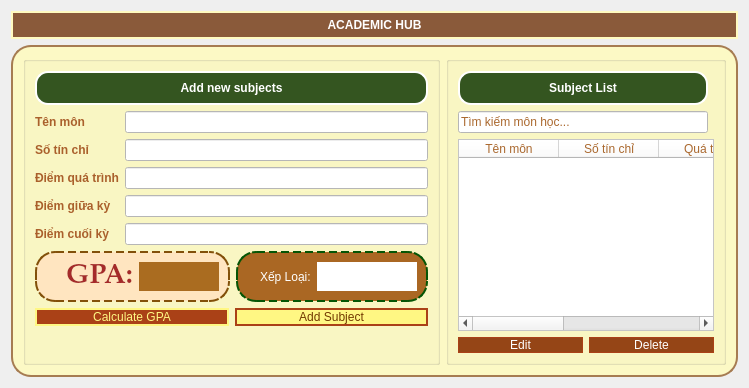
      <widget class="QWidget" name="pageAcademic">
       <layout class="QVBoxLayout" name="verticalLayout_6">
        <item>
         <layout class="QVBoxLayout" name="verticalLayout_5">
          <item>
           <widget class="QLabel" name="label">
            <property name="maximumSize">
             <size>
              <width>16777215</width>
              <height>40</height>
             </size>
            </property>
            <property name="styleSheet">
             <string notr="true">font: 75 23pt &quot;Palatino Linotype&quot;;
font-weight:bold;
background-color:#8A5A3A;
color:rgb(255, 255, 255);
border-radius: 15px;     
padding: 5px;
border: 2px solid rgb(255, 250, 192);</string>
            </property>
            <property name="text">
             <string>ACADEMIC HUB</string>
            </property>
            <property name="alignment">
             <set>Qt::AlignCenter</set>
            </property>
           </widget>
          </item>
         </layout>
        </item>
        <item>
         <layout class="QVBoxLayout" name="verticalLayout_4">
          <item>
           <widget class="QGroupBox" name="groupBox">
            <property name="styleSheet">
             <string notr="true">#groupBox {
    font: 14pt &quot;Palatino Linotype&quot;;
    background-color: rgba(255, 251, 185,200); /* Màu kem */
    border: 2px solid #A67C52; /* Viền nâu */
    border-radius: 20px;       /* Bo tròn */
}</string>
            </property>
            <property name="title">
             <string/>
            </property>
            <layout class="QHBoxLayout" name="horizontalLayout_2">
             <property name="topMargin">
              <number>5</number>
             </property>
             <item>
              <widget class="QGroupBox" name="groupBox_4">
               <property name="title">
                <string/>
               </property>
               <layout class="QVBoxLayout" name="verticalLayout_28">
                <item>
                 <layout class="QVBoxLayout" name="verticalLayout_7">
                  <item>
                   <widget class="QPushButton" name="pushButton_8">
                    <property name="styleSheet">
                     <string notr="true">background-color:rgb(52, 85, 32);
border-radius: 13px;
border: 2px solid rgb(255, 255, 255);
font: 75 16pt &quot;Palatino Linotype&quot;;
color:white;
font-weight:bold;
 min-height: 30px; </string>
                    </property>
                    <property name="text">
                     <string>Add new subjects</string>
                    </property>
                   </widget>
                  </item>
                  <item>
                   <layout class="QFormLayout" name="formLayout">
                    <item row="0" column="0">
                     <widget class="QLabel" name="tNMNLabel">
                      <property name="styleSheet">
                       <string notr="true">background-color: transparent; /* Xóa nền trắng/mờ */
color:  rgb(170, 96, 44);
border: none;    
font-weight:bold;</string>
                      </property>
                      <property name="text">
                       <string>Tên môn</string>
                      </property>
                     </widget>
                    </item>
                    <item row="0" column="1">
                     <widget class="QLineEdit" name="NameLineEdit">
                      <property name="styleSheet">
                       <string notr="true">
font: 12pt &quot;Palatino Linotype&quot;;
background-color: rgb(255, 255, 255);</string>
                      </property>
                     </widget>
                    </item>
                    <item row="1" column="0">
                     <widget class="QLabel" name="sTNChLabel">
                      <property name="styleSheet">
                       <string notr="true">background-color: transparent; /* Xóa nền trắng/mờ */
color:  rgb(170, 96, 44);
border: none;    
font-weight:bold;</string>
                      </property>
                      <property name="text">
                       <string>Số tín chỉ</string>
                      </property>
                     </widget>
                    </item>
                    <item row="1" column="1">
                     <widget class="QLineEdit" name="CreditLineEdit">
                      <property name="styleSheet">
                       <string notr="true">
font: 12pt &quot;Palatino Linotype&quot;;
background-color: rgb(255, 255, 255);</string>
                      </property>
                     </widget>
                    </item>
                    <item row="2" column="0">
                     <widget class="QLabel" name="iMQuTrNhLabel">
                      <property name="styleSheet">
                       <string notr="true">background-color: transparent; /* Xóa nền trắng/mờ */
color:  rgb(170, 96, 44);
border: none;    
font-weight:bold;</string>
                      </property>
                      <property name="text">
                       <string>Điểm quá trình</string>
                      </property>
                     </widget>
                    </item>
                    <item row="2" column="1">
                     <widget class="QLineEdit" name="ProcessLineEdit">
                      <property name="styleSheet">
                       <string notr="true">
font: 12pt &quot;Palatino Linotype&quot;;
background-color: rgb(255, 255, 255);</string>
                      </property>
                     </widget>
                    </item>
                    <item row="3" column="0">
                     <widget class="QLabel" name="iMGiAKLabel">
                      <property name="styleSheet">
                       <string notr="true">background-color: transparent; /* Xóa nền trắng/mờ */
color:  rgb(170, 96, 44);
border: none;    
font-weight:bold;</string>
                      </property>
                      <property name="text">
                       <string>Điểm giữa kỳ</string>
                      </property>
                     </widget>
                    </item>
                    <item row="3" column="1">
                     <widget class="QLineEdit" name="MidtermLineEdit">
                      <property name="styleSheet">
                       <string notr="true">
font: 12pt &quot;Palatino Linotype&quot;;
background-color: rgb(255, 255, 255);</string>
                      </property>
                     </widget>
                    </item>
                    <item row="4" column="0">
                     <widget class="QLabel" name="iMCuIKLabel">
                      <property name="styleSheet">
                       <string notr="true">background-color: transparent; /* Xóa nền trắng/mờ */
color:  rgb(170, 96, 44);
border: none;    
font-weight:bold;</string>
                      </property>
                      <property name="text">
                       <string>Điểm cuối kỳ</string>
                      </property>
                     </widget>
                    </item>
                    <item row="4" column="1">
                     <widget class="QLineEdit" name="FinalLineEdit">
                      <property name="styleSheet">
                       <string notr="true">
font: 12pt &quot;Palatino Linotype&quot;;
background-color: rgb(255, 255, 255);</string>
                      </property>
                     </widget>
                    </item>
                   </layout>
                  </item>
                  <item>
                   <layout class="QHBoxLayout" name="horizontalLayout_30">
                    <item>
                     <widget class="QFrame" name="frame_4">
                      <property name="styleSheet">
                       <string notr="true">#frame_4 {
    background-color:rgb(255, 229, 192);
    border-radius: 20px;
    border: 2px dashed rgb(130, 80, 9);
    font: 75 14pt &quot;Palatino Linotype&quot;;

}

</string>
                      </property>
                      <property name="frameShape">
                       <enum>QFrame::StyledPanel</enum>
                      </property>
                      <property name="frameShadow">
                       <enum>QFrame::Raised</enum>
                      </property>
                      <layout class="QHBoxLayout" name="horizontalLayout_4">
                       <item>
                        <widget class="QLabel" name="label_43">
                         <property name="maximumSize">
                          <size>
                           <width>80</width>
                           <height>80</height>
                          </size>
                         </property>
                         <property name="text">
                          <string/>
                         </property>
                         <property name="pixmap">
                          <pixmap resource="../resources.qrc">:/nen/images/graduate.png</pixmap>
                         </property>
                         <property name="scaledContents">
                          <bool>true</bool>
                         </property>
                        </widget>
                       </item>
                       <item>
                        <widget class="QLabel" name="lblResult_3">
                         <property name="maximumSize">
                          <size>
                           <width>80</width>
                           <height>50</height>
                          </size>
                         </property>
                         <property name="font">
                          <font>
                           <family>Palatino Linotype</family>
                           <pointsize>21</pointsize>
                           <weight>75</weight>
                           <italic>false</italic>
                           <bold>true</bold>
                          </font>
                         </property>
                         <property name="styleSheet">
                          <string notr="true">background-color: transparent; 
color:brown;
font-weight:bold;
border:none;
font: bold 21pt &quot;Palatino Linotype&quot;;</string>
                         </property>
                         <property name="frameShape">
                          <enum>QFrame::Box</enum>
                         </property>
                         <property name="lineWidth">
                          <number>1</number>
                         </property>
                         <property name="text">
                          <string> GPA:</string>
                         </property>
                         <property name="alignment">
                          <set>Qt::AlignLeading|Qt::AlignLeft|Qt::AlignVCenter</set>
                         </property>
                        </widget>
                       </item>
                       <item>
                        <widget class="QLineEdit" name="lineEditGPA">
                         <property name="maximumSize">
                          <size>
                           <width>80</width>
                           <height>50</height>
                          </size>
                         </property>
                         <property name="styleSheet">
                          <string notr="true">background-color: rgb(170, 108, 32);
border-radius: 20px;
color: white</string>
                         </property>
                         <property name="alignment">
                          <set>Qt::AlignBottom|Qt::AlignHCenter</set>
                         </property>
                        </widget>
                       </item>
                      </layout>
                     </widget>
                    </item>
                    <item>
                     <widget class="QFrame" name="frame_10">
                      <property name="styleSheet">
                       <string notr="true">#frame_10 {
    background-color:rgb(170, 103, 35);
    border-radius: 20px;
    border: 2px dashed rgb(5, 85, 5);
    font: 75 14pt &quot;Palatino Linotype&quot;;
}</string>
                      </property>
                      <property name="frameShape">
                       <enum>QFrame::StyledPanel</enum>
                      </property>
                      <property name="frameShadow">
                       <enum>QFrame::Raised</enum>
                      </property>
                      <layout class="QHBoxLayout" name="horizontalLayout_5">
                       <item>
                        <widget class="QLabel" name="label_44">
                         <property name="maximumSize">
                          <size>
                           <width>80</width>
                           <height>80</height>
                          </size>
                         </property>
                         <property name="text">
                          <string/>
                         </property>
                         <property name="pixmap">
                          <pixmap resource="../resources.qrc">:/nen/images/certificate.png</pixmap>
                         </property>
                         <property name="scaledContents">
                          <bool>true</bool>
                         </property>
                        </widget>
                       </item>
                       <item>
                        <widget class="QLabel" name="label_7">
                         <property name="maximumSize">
                          <size>
                           <width>120</width>
                           <height>50</height>
                          </size>
                         </property>
                         <property name="styleSheet">
                          <string notr="true">background-color: transparent; 
color:white;
border:none;
font: bold 21pt &quot;Palatino Linotype&quot;;
</string>
                         </property>
                         <property name="frameShape">
                          <enum>QFrame::Box</enum>
                         </property>
                         <property name="text">
                          <string>Xếp Loại:</string>
                         </property>
                        </widget>
                       </item>
                       <item>
                        <widget class="QLineEdit" name="lineEditXeploai">
                         <property name="maximumSize">
                          <size>
                           <width>100</width>
                           <height>50</height>
                          </size>
                         </property>
                         <property name="styleSheet">
                          <string notr="true">background-color: rgb(255, 255, 255);
border-radius: 20px;</string>
                         </property>
                        </widget>
                       </item>
                      </layout>
                     </widget>
                    </item>
                   </layout>
                  </item>
                  <item>
                   <layout class="QHBoxLayout" name="horizontalLayout_7">
                    <item>
                     <widget class="QPushButton" name="pushButtonCalculateGPA">
                      <property name="styleSheet">
                       <string notr="true">background-color:rgb(170, 65, 23);
border: 2px solid rgb(255, 247, 131);
border-radius: 10px;
color: rgb(255, 247, 131)
</string>
                      </property>
                      <property name="text">
                       <string>Calculate GPA</string>
                      </property>
                      <property name="icon">
                       <iconset resource="../resources.qrc">
                        <normaloff>:/nen/images/ic_cal.png</normaloff>:/nen/images/ic_cal.png</iconset>
                      </property>
                      <property name="iconSize">
                       <size>
                        <width>40</width>
                        <height>40</height>
                       </size>
                      </property>
                     </widget>
                    </item>
                    <item>
                     <widget class="QPushButton" name="pushButtonAddSubject">
                      <property name="styleSheet">
                       <string notr="true">background-color:rgb(255, 247, 131);
border: 2px solid rgb(170, 65, 23);
border-radius: 10px;
color: rgb(114, 57, 0)
</string>
                      </property>
                      <property name="text">
                       <string>Add Subject</string>
                      </property>
                      <property name="icon">
                       <iconset resource="../resources.qrc">
                        <normaloff>:/nen/images/ic_add.png</normaloff>:/nen/images/ic_add.png</iconset>
                      </property>
                      <property name="iconSize">
                       <size>
                        <width>40</width>
                        <height>40</height>
                       </size>
                      </property>
                     </widget>
                    </item>
                   </layout>
                  </item>
                  <item>
                   <widget class="QLabel" name="label_8">
                    <property name="sizePolicy">
                     <sizepolicy hsizetype="Ignored" vsizetype="Ignored">
                      <horstretch>0</horstretch>
                      <verstretch>0</verstretch>
                     </sizepolicy>
                    </property>
                    <property name="maximumSize">
                     <size>
                      <width>700</width>
                      <height>500</height>
                     </size>
                    </property>
                    <property name="layoutDirection">
                     <enum>Qt::LeftToRight</enum>
                    </property>
                    <property name="text">
                     <string/>
                    </property>
                    <property name="pixmap">
                     <pixmap resource="../resources.qrc">:/nen/images/nen_academic.jpg</pixmap>
                    </property>
                    <property name="scaledContents">
                     <bool>true</bool>
                    </property>
                    <property name="alignment">
                     <set>Qt::AlignCenter</set>
                    </property>
                   </widget>
                  </item>
                 </layout>
                </item>
               </layout>
              </widget>
             </item>
             <item>
              <widget class="QGroupBox" name="groupBox_5">
               <property name="title">
                <string/>
               </property>
               <layout class="QGridLayout" name="gridLayout_4">
                <item row="1" column="0">
                 <widget class="QLineEdit" name="lineEditTimmon">
                  <property name="styleSheet">
                   <string notr="true">color:  rgb(170, 104, 46);
font: 12pt &quot;Palatino Linotype&quot;;
background-color: rgb(255, 255, 255);
</string>
                  </property>
                  <property name="text">
                   <string>Tìm kiếm môn học...</string>
                  </property>
                 </widget>
                </item>
                <item row="2" column="0" colspan="2">
                 <widget class="QTableWidget" name="tableWidgetthongtinmon">
                  <property name="styleSheet">
                   <string notr="true">color:  rgb(170, 104, 46);
font: 75 12pt &quot;Palatino Linotype&quot;;
font: 12pt &quot;Palatino Linotype&quot;;
background-color: rgb(255, 255, 255);</string>
                  </property>
                  <column>
                   <property name="text">
                    <string>Tên môn</string>
                   </property>
                   <property name="textAlignment">
                    <set>AlignCenter</set>
                   </property>
                  </column>
                  <column>
                   <property name="text">
                    <string>Số tín chỉ</string>
                   </property>
                   <property name="textAlignment">
                    <set>AlignCenter</set>
                   </property>
                  </column>
                  <column>
                   <property name="text">
                    <string>Quá trình</string>
                   </property>
                   <property name="textAlignment">
                    <set>AlignCenter</set>
                   </property>
                  </column>
                  <column>
                   <property name="text">
                    <string>Giữa kỳ</string>
                   </property>
                   <property name="textAlignment">
                    <set>AlignCenter</set>
                   </property>
                  </column>
                  <column>
                   <property name="text">
                    <string>Cuối kì</string>
                   </property>
                   <property name="textAlignment">
                    <set>AlignCenter</set>
                   </property>
                  </column>
                 </widget>
                </item>
                <item row="3" column="0" colspan="2">
                 <layout class="QHBoxLayout" name="horizontalLayout_9">
                  <item>
                   <widget class="QPushButton" name="pushButtonEdit">
                    <property name="styleSheet">
                     <string notr="true">background-color:rgb(149, 69, 22);
border: 1px solid rgb(170, 65, 23);
border-radius: 10px;
color: rgb(255, 255, 255)
</string>
                    </property>
                    <property name="text">
                     <string>Edit</string>
                    </property>
                    <property name="icon">
                     <iconset resource="../resources.qrc">
                      <normaloff>:/nen/images/ic_pen.png</normaloff>:/nen/images/ic_pen.png</iconset>
                    </property>
                   </widget>
                  </item>
                  <item>
                   <widget class="QPushButton" name="pushButtonDelete">
                    <property name="styleSheet">
                     <string notr="true">background-color:rgb(149, 69, 22);
border: 1px solid rgb(170, 65, 23);
border-radius: 10px;
color: rgb(255, 255, 255)
</string>
                    </property>
                    <property name="text">
                     <string>Delete</string>
                    </property>
                    <property name="icon">
                     <iconset resource="../resources.qrc">
                      <normaloff>:/nen/images/ic_delete.png</normaloff>:/nen/images/ic_delete.png</iconset>
                    </property>
                   </widget>
                  </item>
                 </layout>
                </item>
                <item row="0" column="0">
                 <widget class="QPushButton" name="pushButton_7">
                  <property name="styleSheet">
                   <string notr="true">background-color:rgb(52, 85, 32);
border-radius: 13px;
border: 2px solid rgb(255, 255, 255);
font: 75 16pt &quot;Palatino Linotype&quot;;
color:white;
font-weight:bold;
 min-height: 30px; </string>
                  </property>
                  <property name="text">
                   <string>Subject List</string>
                  </property>
                 </widget>
                </item>
               </layout>
              </widget>
             </item>
            </layout>
           </widget>
          </item>
         </layout>
        </item>
       </layout>
      </widget>
